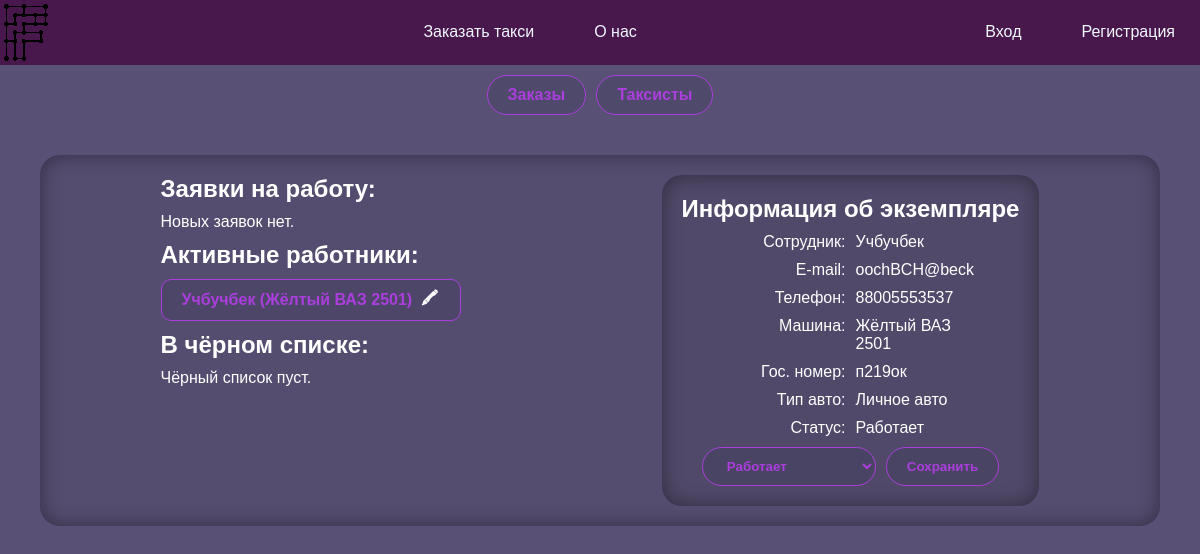
/admin.php?tool=taxists&edit=taxist&id=1, run on the app's committed database.
### tables this page shows
CREATE TABLE `taxists` (
  `id` int(11) NOT NULL,
  `photo` varchar(128) NOT NULL,
  `car` int(11) NOT NULL,
  `user` int(11) NOT NULL,
  `passport` varchar(64) NOT NULL,
  `driver_license` varchar(64) NOT NULL,
  `status` int(11) NOT NULL
);

CREATE TABLE `users` (
  `id` int(11) NOT NULL,
  `login` varchar(128) NOT NULL,
  `name` varchar(32) NOT NULL,
  `phone` bigint(11) NOT NULL,
  `email` varchar(128) NOT NULL,
  `password` varchar(128) NOT NULL,
  `role` int(11) NOT NULL DEFAULT '1'
);

CREATE TABLE `cars` (
  `id` int(11) NOT NULL,
  `name` varchar(128) NOT NULL,
  `number` text NOT NULL,
  `color` varchar(128) NOT NULL,
  `type` int(11) NOT NULL
);

CREATE TABLE `car_types` (
  `id` int(11) NOT NULL,
  `name` varchar(128) NOT NULL
);

CREATE TABLE `taxist_status` (
  `id` int(11) NOT NULL,
  `name` varchar(128) NOT NULL
);

### funcs/DBinteraction.php (called while the page is built, shortened)
<?php
function selectFrom($query, $way)
{
    if (trim($query) == null) {
        $_SESSION['result'] = "Вы передали пустой запрос.";
    } else {
    require "connect.php";
    $res = $con->query($query);
    switch ($way) {
        case "ALL":
            $output = $res->fetch_all(MYSQLI_ASSOC);
            break;
        case "ONE":
            $output = $res->fetch_assoc();
            break;
    }}
    return $output;
}

### admin/admForms/taxist.php (the view, shortened to what this page needs)
<?php
require_once("./funcs/DBinteraction.php");
$query = "SELECT
taxists.id,
users.name,
users.email,
users.phone,
taxists.photo,
CONCAT(cars.color, ' ', cars.name) AS car,
cars.number AS car_number, car_types.name AS type,
taxist_status.name AS `status`
FROM taxists
INNER JOIN users ON taxists.user = users.id
INNER JOIN cars ON taxists.car = cars.id
INNER JOIN taxist_status ON taxists.status = taxist_status.id
INNER JOIN car_types ON cars.type = car_types.id
WHERE `taxists`.`id` = " . $_GET['id'];
$thisTaxist = selectFrom($query, "ONE");
?>
<h1>Информация об экземпляре</h1>
<?php
$descorder = [
    "Сотрудник",
    "E-mail",
    "Телефон",
    "Машина",
    "Гос. номер",
    "Тип авто",
    "Статус"
];
$descorderKey = 0;
foreach ($thisTaxist as $key => $item) {
    switch ($key) {
        case "id":
        case "photo":
            break;
?>
        <?php
        default:
        ?>
            <div class="flex g10 mauto toolInfo">
                <span class="ctrl-r"><?= $descorder[$descorderKey] ?>:</span>
                <span><?= $item ?></span>
            </div>
<?php
            $descorderKey++;
            break;
    }
}
?>
<form action="../funcs/changeStatus.php" method="post" class="btns mauto">
    <select name="status" id="" class="accent">
        <?php
        $query = "SELECT * FROM `taxist_status`";
        $statuses = selectFrom($query, "ALL");
        foreach ($statuses as $status) {
            $selected = ($status['name'] == $thisTaxist['status']) ? "selected" : null;
        ?>
            <option value="<?= $status['id'] ?>" <?= $selected ?>><?= $status['name'] ?></option>
        <?php
        }
        ?>
    </select>
    <button class="accent">Сохранить</button>
</form>

### admin/toolTaxists.php (shortened to what this page needs)
<?php
require_once("./funcs/DBinteraction.php");
$query = "SELECT
taxists.id,
users.name,
CONCAT(cars.color, ' ', cars.name) AS car,
taxist_status.name AS `status`
FROM taxists
INNER JOIN users ON taxists.user = users.id
INNER JOIN cars ON taxists.car = cars.id
INNER JOIN taxist_status ON taxists.status = taxist_status.id
ORDER BY users.name ASC";
$taxists = selectFrom($query, "ALL");
?>
<div class="list flex column g10 wcenter">
    <?php
    require("./funcs/listGenerator.php");
    ?>
    <h2>Заявки на работу:</h2>
    <?php
    $emptyList = true;
    if ($emptyList) {
    ?>
        <p>Новых заявок нет.</p>
    <?php
    }
    ?>
    <h2>Активные работники:</h2>
    <?php
    foreach ($taxists as $taxist) {
        if ($taxist['status'] == "Работает") {
            generateListItem($taxist, "taxist");
        }
    }
    ?>
    <h2>В чёрном списке:</h2>
    <?php
    $emptyList = true;
    if ($emptyList) {
    ?>
        <p>Чёрный список пуст.</p>
    <?php
    }
    ?>
</div>

### funcs/listGenerator.php (shortened to what this page needs)
<?php
function generateListItem($listItem, $listType)
{
?>
    <div class="accent brad10 flex jc-sb ai-c">
        <span>
            <?php
            switch ($listType) {
            ?>
                <?php
                case "taxist":
                ?>
                    <?= $listItem['name'] ?> (<?= $listItem['car'] ?>)
            <?php
                    break;
            }
            ?>
        </span>
        <div class="flex g10">
            <?php
            switch ($listType) {
                case "taxist":
                    $href = "?tool=taxists&edit=taxist&id=" . $listItem['id'];
                    break;
            }
            ?>
            <a href="<?= $href ?>" class="accent-invert">🖍</a>
        </div>
    </div>
<?php
}

### style.css (style rules this page uses)
*, a { margin: 0; border: 0; outline: 0; padding: 0; text-decoration: none; font-family: Arial, Helvetica, sans-serif; }
*, a, select[value], input[value] { color: white; }
body, input[value] { background-color: #585175; }
a, button { cursor: pointer; }
button { padding: 15px; }
.list { width: 25%; min-width: 300px; }
.toolInfo>span { width: 120px; }

### often.css (style rules this page uses)
.btns { display: flex; gap: 10px; }
.accent { border: #ab3edd 1px solid; border-radius: 25px; padding: 10px 20px; background-color: #40395c59; color: #ab3edd; font-weight: bold; transition: all 0.25s ease-out; }
.accent::placeholder { color: #ab3edd69; }
.accent span { color: #ab3edd; font-weight: bold; }
.accent-invert { height: 20px; width: 20px; display: flex; justify-content: center; align-items: center; border-radius: 0px; font-weight: bolder; transition: all 0.25s ease-out; }
.wcenter { margin: 0 auto; }
.mauto { margin: auto; }
.g10 { gap: 10px; }
.brad10 { border-radius: 10px; }
.flex { display: flex; }
.column { flex-direction: column; }
.jc-sb { justify-content: space-between; }
.ai-c { align-items: center; }
.ctrl-r { text-align: right; }

### data on the page
taxists: user.name "Учбучбек", user.email "oochBCH@beck", user.phone "88005553537", car.number "п219ок", car_types.name "Личное авто", status.name "Работает", car "Жёлтый ВАЗ 2501"

### other printed values
$descorder[$descorderKey] "Сотрудник"
$descorder[$descorderKey] "E-mail"
$descorder[$descorderKey] "Телефон"
$descorder[$descorderKey] "Машина"
$item "Жёлтый ВАЗ 2501"
$descorder[$descorderKey] "Гос. номер"
$descorder[$descorderKey] "Тип авто"
$descorder[$descorderKey] "Статус"
form field status "Работает"
